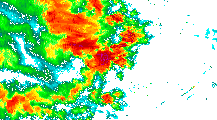
#> input picture backend/storm_object_detector/sample_data/test_image.jpg, 217 x 120 px
$ python -i radar_image_processor.py   (imports and definitions only)
#> lines starting #> are read from the running program, lines starting #| are printed output that depends on the picture; after the words box and inside, x2 and y2 are one past the last pixel; in counts of white or black regions, pixels touching at a corner belong together
#> further down, picture is the input picture: PIL image 217x120 RGBA; mean R, G, B, A 166.5, 207.8, 143.5, 136.6
# library
import requests
from PIL import Image
from io import BytesIO
import numpy as np
from scipy.ndimage import label
import pandas as pd
import matplotlib.pyplot as plt
from skimage.color import rgb2lab

######################################################################################
# this part is from radar_image_processor.py
# convert jpeg to RGBA
legend = [
    ((  0, 255, 255),  5.0),  # cyan
    ((  0, 200, 150), 10.0),  # aqua-green
    ((  0, 255,   0), 20.0),  # green
    ((150, 255,   0), 28.0),  # yellow-green
    ((255, 255,   0), 35.0),  # yellow
    ((255, 200,   0), 42.0),  # amber
    ((255, 150,   0), 50.0),  # orange
    ((255, 100,   0), 58.0),  # red-orange
    ((255,   0,   0), 65.0),  # red
    ((255,   0, 255), 70.0),  # magenta/purple
]

def rgb_to_dbz(img, use_lab=True, snap_tol=8.0, alpha_min=10):
#> called with use_lab = True, snap_tol = 8, alpha_min = 10
    rgba = np.array(img.convert('RGBA'), dtype=np.uint8)
    rgb  = rgba[..., :3]
    alpha = rgba[..., 3]
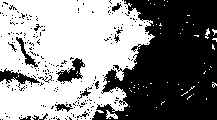
#> alpha: shape (120, 217); 53.6% white; 236 black regions (221 under 20 px), largest, box (x1, y1, x2, y2) and area: (92, 0, 217, 120) 10491, (56, 58, 85, 84) 316, (0, 68, 40, 88) 287
    H, W = rgb.shape[:2]
#> H = 120; W = 217

    # Legend arrays
    legend_rgb = np.array([c for c, _ in legend], dtype=np.float32)     # (K,3)
    legend_dbz = np.array([z for _, z in legend], dtype=np.float32)     # (K,)
    K = legend_rgb.shape[0]

    # Prepare working color arrays
    flat_rgb = rgb.reshape(-1, 3).astype(np.float32)                    # (N,3)

    if use_lab:
        # Convert both to Lab in [0,1] input range
        legend_lab = rgb2lab(legend_rgb[None, ...] / 255.0)[0]          # (K,3)
        flat_lab   = rgb2lab(flat_rgb[None, ...]   / 255.0)[0]          # (N,3)
        # Distances in Lab (DeltaE ~ Euclidean here)
        d = np.sqrt(np.sum((flat_lab[:, None, :] - legend_lab[None, :, :])**2, axis=2), dtype=np.float32)  # (N,K)
    else:
        # Euclidean in RGB
        d = np.sqrt(np.sum((flat_rgb[:, None, :] - legend_rgb[None, :, :])**2, axis=2), dtype=np.float32)  # (N,K)

    # closest 2 two legend bins
    nearest_two = np.argsort(d, axis=1)[:, :2]  # (N,2)
#> nearest_two = 26040 pairs, first value 0 to 9, second value 0 to 8
    i0 = nearest_two[:, 0]                      # nearest index
    i1 = nearest_two[:, 1]                      # second nearest

    d0 = d[np.arange(d.shape[0]), i0]
    d1 = d[np.arange(d.shape[0]), i1]
    z0 = legend_dbz[i0]
    z1 = legend_dbz[i1]


    dbz_flat = np.zeros(d.shape[0], dtype=np.float32)

    # snap within tolerance to exact bin (handles anti-aliased purple)
    snap_mask = (d0 <= float(snap_tol))
    dbz_flat[snap_mask] = z0[snap_mask]

    # else, blend by inverse distance between the two closest bins
    rem = ~snap_mask
    eps = 1e-6
    w0 = 1.0 / np.maximum(d0[rem], eps)
    w1 = 1.0 / np.maximum(d1[rem], eps)
    num = w0 * z0[rem] + w1 * z1[rem]
    den = w0 + w1
    dbz_flat[rem] = num / np.maximum(den, eps)

    # reshape
    dbz_grid = dbz_flat.reshape(H, W)

    # drop true background
    if alpha_min is not None:
        mask = (alpha > alpha_min)
        dbz_grid[~mask] = 0.0

    # return integers
    return np.rint(dbz_grid).astype(np.int32)

def binary_storm_mask(dbz_grid,threshold_dbz) :
    mask = (dbz_grid >= threshold_dbz).astype(np.uint8) # binary mask
    return mask

# [98 lines left out: functions filter_by_area, image_to_possible_storm, not called in this run]
######################################################################################

>>> from PIL import Image
>>> picture = Image.open('sample_data/test_image.jpg')
>>> result = rgb_to_dbz(picture)
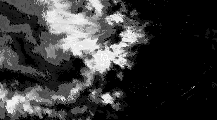
#> result: shape (120, 217) int32; min 0, max 69, mean 15.6; drawn with min black and max white

$ run again, on backend/storm_object_detector/sample_data/test_2.png
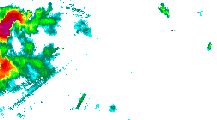
#> input picture backend/storm_object_detector/sample_data/test_2.png, 217 x 120 px
#> picture is the input picture: PIL image 217x120 RGBA; mean R, G, B, A 7.2, 30.4, 18.6, 44.7
#> in rgb_to_dbz, `alpha = rgba[..., 3]`:
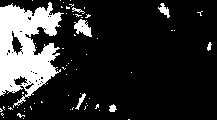
#> alpha: shape (120, 217); 17.5% white; 64 white regions (57 under 20 px), largest, box (x1, y1, x2, y2) and area: (0, 2, 64, 108) 3964, (74, 19, 92, 37) 189, (158, 3, 170, 18) 84
#> nearest_two = 26040 pairs, first value 0 to 9, second value 0 to 8
#> `result = rgb_to_dbz(picture)`:
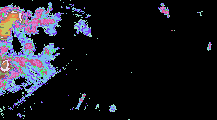
#> result: shape (120, 217) int32; 22 distinct labels, from 0 to 69; one colour per label, 0 black
